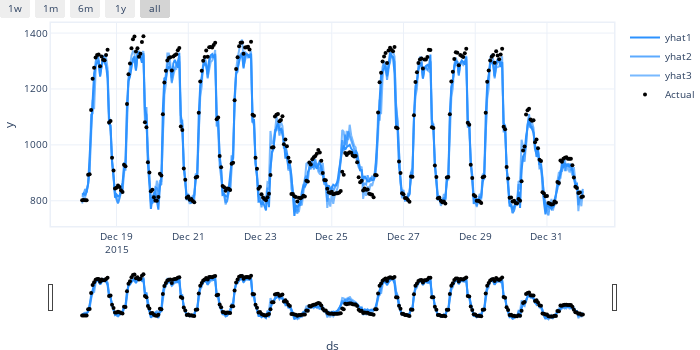

Source (notebook cell):
### Code cell
fcst_config3 = benchmark.fcst_test[0]
fig = plot_plotly(fcst_config3[-14*24:])
fig.show('renderer'=='SVG')

### Figure 1 — Plotly figure (JSON) as saved in the notebook; plotly's stock layout.template omitted (floating-point values rounded to 4 significant figures; data arrays with more than 128 entries replaced by an {"elided": "..."} marker saying what was removed)
{"data": [{"fill": "none", "line": {"color": "rgba(45, 146, 255, 1.0)", "width": 2}, "mode": "lines", "name": "yhat1", "uid": "bb9f24d2-eb0d-4acf-aaed-1c8db64fc3ea", "x": {"elided": "336 str values"}, "y": {"elided": "336 float values"}, "type": "scatter"}, {"fill": "none", "line": {"color": "rgba(45, 146, 255, 0.7714285714285714)", "width": 2}, "mode": "lines", "name": "yhat2", "uid": "3ab5a74c-5278-44e4-8faa-52a09b56dc74", "x": {"elided": "336 str values"}, "y": {"elided": "336 float values"}, "type": "scatter"}, {"fill": "none", "line": {"color": "rgba(45, 146, 255, 0.6444444444444444)", "width": 2}, "mode": "lines", "name": "yhat3", "uid": "680e181c-b019-41b7-8d5a-61af123b9624", "x": {"elided": "336 str values"}, "y": {"elided": "336 float values"}, "type": "scatter"}, {"marker": {"color": "black", "size": 4}, "mode": "markers", "name": "Actual", "uid": "72e890fc-363a-4b22-b28e-1f18285ac5a6", "x": {"elided": "336 str values"}, "y": {"elided": "336 float values"}, "type": "scatter"}], "layout": {"autosize": true, "font": {"size": 10}, "height": 350, "hovermode": "x unified", "margin": {"b": 0, "l": 0, "pad": 0, "r": 10, "t": 10}, "showlegend": true, "title": {"font": {"size": 12}}, "width": 700, "xaxis": {"linewidth": 1.5, "mirror": true, "rangeselector": {"buttons": [{"count": 7, "label": "1w", "step": "day", "stepmode": "backward"}, {"count": 1, "label": "1m", "step": "month", "stepmode": "backward"}, {"count": 6, "label": "6m", "step": "month", "stepmode": "backward"}, {"count": 1, "label": "1y", "step": "year", "stepmode": "backward"}, {"step": "all"}]}, "rangeslider": {"visible": true}, "showline": true, "title": {"text": "ds"}, "type": "date"}, "yaxis": {"linewidth": 1.5, "mirror": true, "showline": true, "title": {"text": "y"}}}}
